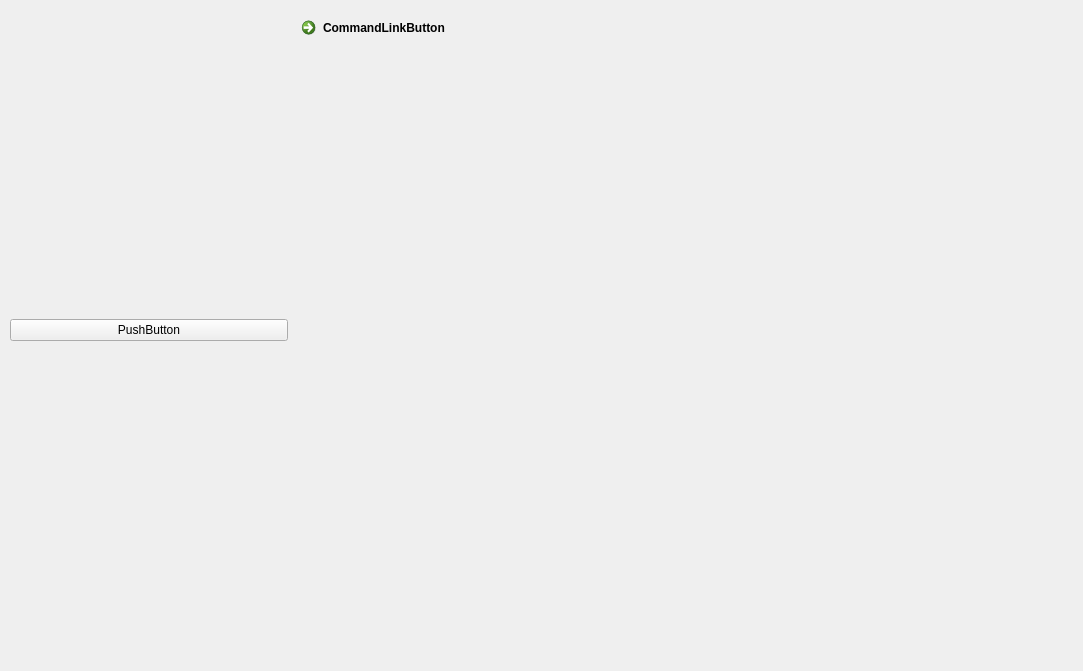
<?xml version="1.0" encoding="UTF-8"?>
<ui version="4.0">
 <class>Form</class>
 <widget class="QWidget" name="Form">
  <property name="geometry">
   <rect>
    <x>0</x>
    <y>0</y>
    <width>1083</width>
    <height>671</height>
   </rect>
  </property>
  <property name="windowTitle">
   <string>Form</string>
  </property>
  <widget class="QWidget" name="horizontalLayoutWidget">
   <property name="geometry">
    <rect>
     <x>10</x>
     <y>10</y>
     <width>561</width>
     <height>641</height>
    </rect>
   </property>
   <layout class="QHBoxLayout" name="horizontalLayout">
    <item>
     <widget class="QPushButton" name="pushButton">
      <property name="text">
       <string>PushButton</string>
      </property>
     </widget>
    </item>
    <item>
     <widget class="QCommandLinkButton" name="commandLinkButton">
      <property name="text">
       <string>CommandLinkButton</string>
      </property>
     </widget>
    </item>
   </layout>
  </widget>
 </widget>
 <resources/>
 <connections/>
</ui>
